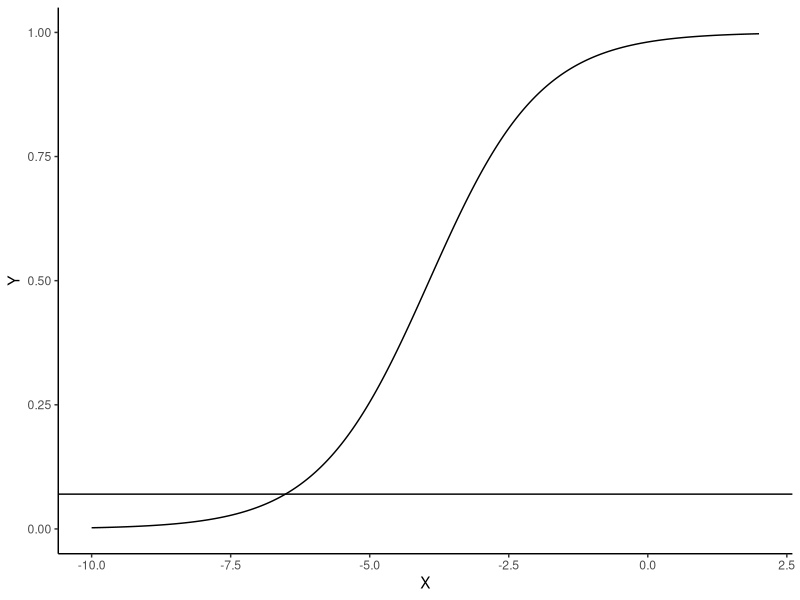

The R source for this figure:
# miscellaneous tests
p1 <- 0.46
p2 <- 0.52

g11 <- 3.93
g2 <- 0.41

a11 <- log(p1/(1-p1))
a21 <- -2.52

t11 <- exp(a21+g11)/(1+ exp(a21+g11))
t11
t12 <- 1 - exp(a21+g11)/(1+ exp(a21+g11))
t12


t21 <- exp(a21)/(1+exp(a21))
t21
t22 <- 1 - exp(a21)/(1+exp(a21))
t22

f <- function(a){
  exp(a + 3.93)/(1+exp(a+3.93))
}

x <- seq(-10,2, 0.01)
y <- f(x)
plot_dat <- data.frame(X=x, Y=y)

library(ggplot2)

p <- ggplot(plot_dat, aes(X, Y))+
  geom_line()+
  geom_hline(yintercept=0.07) +
  lims(y=c(0,1))+
  theme_classic()
p



N <- 1000
J <- 1
## ================================================= ##
##    2-class Model

# Model:
# alpha1 - time 1 intercepts
mu1 <- a1 <-  -0.405
sig1 <- .8 # 2.5
# alpha2 | alpha1 - time 2 intercepts
mu2 <- -2.5
sig2 <- 0.25

# factors affecting transition
# level-1
g <- 4 # level-1 effect on transition prob
# high value means class 1 -> class 1
# negative value means class 1 -> class 2
# level-2
B <- 0.3 # slope of dummy variable on multinomial regression
# high value indicates strong cluster effect on intercept

## Model parameter tests
a1 <- numeric(J)
a2 <- numeric(J)
j <- 1
for(j in 1:J){
  a1[j] <- mu1 #+ rnorm(1, 0, sig1)

  a2[j] <- mu2 + B*a1[j] #+ rnorm(1, sig2)
}
# structural model (to, from)
p11 <- p21 <- p12 <- p22 <- numeric(J)

p11<-exp(a2+g)/(1+exp(a2+g))
p21<-1-exp(a2+g)/(1+exp(a2+g))
p12<-exp(a2)/(1+exp(a2))
p22<-1-exp(a2)/(1+exp(a2))

a1;a2; a2+g
p11;p21;p12;p22

## decomposition of variance

# computing R2 statistics
# 1. ICC C1 by (alpha1)
icc <- sig1/(sig1+(pi**2)/3)
icc
# the larger sig1 is the greater the cluster effect

# 2. variance c1
p1 <- exp(a1)/(1+exp(a1))
vc1 <- p1*(1-p1)
vc1

# 3. contribution of C1 on C2
con_c1_to_c2 <- g**2*vc1
con_c1_to_c2

# 4. Split con by icc
split1 <- con_c1_to_c2*icc
split2 <- con_c1_to_c2*(1-icc)
split1;split2
# 5. contribution of a1 to C2
con_a1_by_a2 <- B**2*sig1
tot <-  split1 + con_a1_by_a2+ 2*sqrt(split1*con_a1_by_a2)
tot
# 6. total variance of C2
total_c2 <- (pi**2)/3 + split1 + tot + sig2
total_c2
# 7. compute proportion of variance in C2 explained by a1
ex_a1 <- con_c1_to_c2/total_c2
ex_a1
# 8. proportion of variance in C2 explained by a2
ex_a2 <- sig2/total_c2
ex_a2
# 9. compute proportion of variance in C2 explained by residual of C1
ex_c1r <- split2/total_c2
ex_c1r
# 10. find total variance in C2 explained by the model
ex_mod <- (ex_a1 + ex_a2 + ex_c1r)
ex_mod

# 11. find total proportion of variance in C2 explained by C1
ex_c1_tot <- con_c1_to_c2/total_c2
ex_c1_tot

# 12. find the additional proportion of variance in C2 explain by adding the school level-2 effect at time-2
ex_mod - ex_c1_tot


## =========================================== ##
##  3-class model

## Model
J <- 1
# alpha1 - time 1 intercepts
a011 <- 0.40
a012 <- 0.90
sig1 <- .8
# alpha2 | alpha1 - time 2 intercepts
a021 <- -15
a022 <- -15
sig2 <- 0.25

# factors affecting transition
# level-1
g <- numeric(4)
g <- c(18, 17.5, 0, 16) # level-1 effect on transition prob
# high value means class 1 -> class 1
# negative value means class 1 -> class 2
# level-2
B <- numeric(4)
B <- c(0.3, 0.3, 0, 0.3) # slope of dummy variable on multinomial regression
# high value indicates strong cluster effect on intercept

a011 <- -0.5
a012 <- 0.5
a021 <- -15
a022 <- -15
g <- c(9.9, 11.6, 15.2, 13.7)
B <- c(1.3, -0.03, 0.2, -0.9)


a11 <- a021 + B[1]*a011
a21 <- a021 + B[2]*a011
a31 <- 0

a12 <- a022 + B[3]*a012
a22 <- a022 + B[4]*a012
a32 <- 0

a13 <- a021
a23 <- a022
a33 <- 0

# structural model (to, from)
p11 <- p21 <- p31 <- p12 <- p22 <- p32 <- p13 <- p23 <- p33 <- numeric(1)

p11<-exp(a11+g[1])/(1+exp(a11+g[1])+exp(a21+g[2]))
p21<-exp(a21+g[2])/(1+exp(a11+g[1])+exp(a21+g[2]))
p31<-1 - p11 - p21

p12<-exp(a12+g[3])/(1+exp(a12+g[3])+exp(a22+g[4]))
p22<-exp(a22+g[4])/(1+exp(a12+g[3])+exp(a22+g[4]))
p32<-1 - p12 - p22

p13<- exp(a12)/(1 + a31 + a32)
p23<- exp(a22)/(1 + a31 + a32)
p33<- 1 - p13 - p23

a011;a021;a012;a022
A <- matrix(c(a11+g[1],a21+g[2],a31,
              a12+g[3],a22+g[4],a32,
              a13, a23, a33), byrow = T, ncol=3)
round(A,3)
p11;p21;p31;p12;p22;p32;p31;p32;p33

P <- matrix(c(p11, p21, p31,
              p12, p22, p32,
              p13, p23, p33), ncol=3, byrow = T)
round(P,3)

## decomposition of variance

# computing R2 statistics
# 1. ICC C1 by (alpha1)
icc <- sig1/(sig1+(pi**2)/3)
icc
# the larger sig1 is the greater the cluster effect

# 2. variance c1
p1 <- exp(a011)/(1+exp(a011)+exp(a012))
p2 <- exp(a012)/(1+exp(a012)+exp(a011))
p3 <- 1 - p1 -p2
e1 <- p1*1 + p2*4 + p3*9
e2 <- (p1*1 + p2*2 + p3*3)**2
vc1 <- e1 - e2
vc1

# 3. contribution of C1 on C2
con_c1_to_c2 <- g**2*vc1
con_c1_to_c2

# 4. Split con by icc
split1 <- con_c1_to_c2*icc
split2 <- con_c1_to_c2*(1-icc)
split1;split2
# 5. contribution of a1 to C2
con_a1_by_a2 <- B**2*sig1
tot <-  split1 + con_a1_by_a2+ 2*sqrt(split1*con_a1_by_a2)
tot
# 6. total variance of C2
total_c2 <- (pi**2)/3 + split1 + tot + sig2
total_c2
# 7. compute proportion of variance in C2 explained by a1
ex_a1 <- con_c1_to_c2/total_c2
ex_a1
# 8. proportion of variance in C2 explained by a2
ex_a2 <- sig2/total_c2
ex_a2
# 9. compute proportion of variance in C2 explained by residual of C1
ex_c1r <- split2/total_c2
ex_c1r
# 10. find total variance in C2 explained by the model
ex_mod <- (ex_a1 + ex_a2 + ex_c1r)
ex_mod

# 11. find total proportion of variance in C2 explained by C1
ex_c1_tot <- con_c1_to_c2/total_c2
ex_c1_tot

# 12. find the additional proportion of variance in C2 explain by adding the school level-2 effect at time-2
ex_mod - ex_c1_tot




# Measurement models
# Model 1
# time 1
m11 <- matrix(
  c(0.8, 0.4, 0.2, 0.0,
    0.95, 0.9, 0.5, 0.3), byrow=T, ncol=4
)
dist(m11)
# time 2
m12 <- matrix(
  c(0.85, 0.44, 0.23, 0.2,
    0.97, 0.92, 0.48, 0.35), byrow=T, ncol=4
)
dist(m12)

# convert to logits
tr_logit <- function(x){
  log(x/(1-x))
}

apply(m11, c(1,2), tr_logit)
apply(m12, c(1,2), tr_logit)

# transition probabilities changed slightly. Mimics what is likely to occur where response probabilities can't exactly equal over time, but you can make the argument that they are close to invariant.

# Model 2
# time 1
m11 <- matrix(
  c(0.41, 0.32, 0.07, 0.00,
    0.94, 0.92, 0.34, 0.02,
    0.96, 0.94, 0.76, 0.37), byrow=T, ncol=4
)
dist(m11)
# time 2
m12 <- matrix(
  c(0.57, 0.43, 0.16, 0.03,
    0.97, 0.95, 0.43, 0.20,
    1.00, 0.97, 0.83, 0.45), byrow=T, ncol=4
)
dist(m12)





# kaplan & Walpole (2005)
X <- matrix(
  c(0, 0, 0, 0, 0,
    0.6, 0.03, 0.02, .00, 0.0,
    0.96, 0.59, 0.18, 0.0, .0,
    .99, .99, .90, .01, .00,
    1, .96, .91, .97, .38), byrow=T, ncol=5
)
dist(X)

        



## Converting response probabilities to logits
